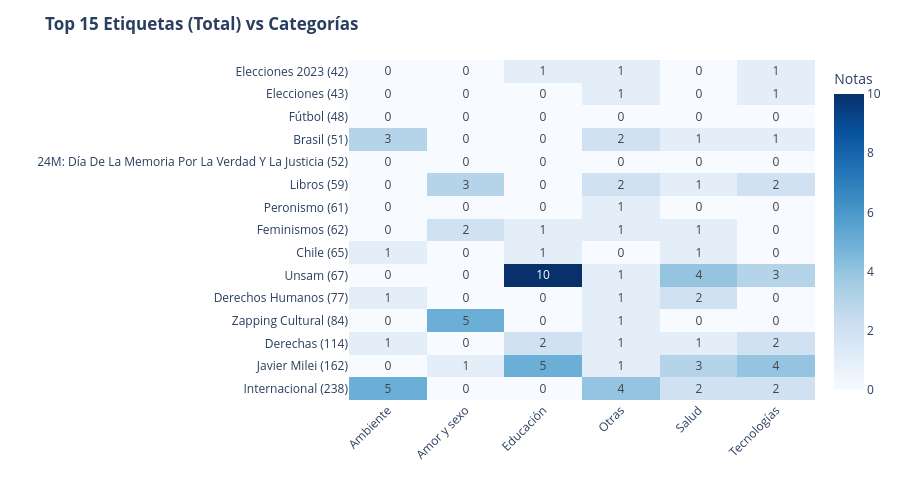

Here is the notebook cell this chart was saved with:
### Code cell
CATEGORIAS_MOSTRAR = ['Ambiente', 'Amor y sexo', 'Educación', 'Otras', 
                      #'Culturas',
                      #'Política y Economía', 
                      # 'Políticas de géneros', 
                      'Salud', 'Tecnologías'
                      ]

matriz_mostrar = matriz[CATEGORIAS_MOSTRAR]

# 7. Render del Heatmap
fig_heatmap = px.imshow(
    matriz_mostrar,
    labels=dict(x="Categoría", y="", color="Notas"),
    x=matriz_mostrar.columns,
    y=matriz_mostrar.index,
    color_continuous_scale="Blues",
    aspect="auto",
    text_auto=True
)

fig_heatmap.update_traces(
    hovertemplate="<b>Tag:</b> %{y}<br><b>Categoría:</b> %{x}<br><b>Notas en sección:</b> %{z}<extra></extra>"
)

fig_heatmap.update_layout(
    title=f"<b>Top {TOP} Etiquetas (Total) vs Categorías</b>",
    xaxis_title="",
    yaxis_title="",
    height=max(500, TOP * 32),
    plot_bgcolor="rgba(0,0,0,0)",
    paper_bgcolor="#fff",
    margin=dict(l=180, b=100)
)
fig_heatmap.update_xaxes(tickangle=-45)

fig_heatmap.write_html(OUTPUT_DIR / f"03b_top{TOP}_tags_heatmap.html")
fig_heatmap.show()

### Figure 1 — Plotly figure (JSON) as saved in the notebook; plotly's stock layout.template omitted (floating-point values rounded to 4 significant figures)
{"data": [{"coloraxis": "coloraxis", "hovertemplate": "<b>Tag:</b> %{y}<br><b>Categoría:</b> %{x}<br><b>Notas en sección:</b> %{z}<extra></extra>", "name": "0", "texttemplate": "%{z}", "type": "heatmap", "x": ["Ambiente", "Amor y sexo", "Educación", "Otras", "Salud", "Tecnologías"], "xaxis": "x", "y": ["Elecciones 2023 (42)", "Elecciones (43)", "Fútbol (48)", "Brasil (51)", "24M: Día De La Memoria Por La Verdad Y La Justicia (52)", "Libros (59)", "Peronismo (61)", "Feminismos (62)", "Chile (65)", "Unsam (67)", "Derechos Humanos (77)", "Zapping Cultural (84)", "Derechas (114)", "Javier Milei (162)", "Internacional (238)"], "yaxis": "y", "z": [[0, 0, 1, 1, 0, 1], [0, 0, 0, 1, 0, 1], [0, 0, 0, 0, 0, 0], [3, 0, 0, 2, 1, 1], [0, 0, 0, 0, 0, 0], [0, 3, 0, 2, 1, 2], [0, 0, 0, 1, 0, 0], [0, 2, 1, 1, 1, 0], [1, 0, 1, 0, 1, 0], [0, 0, 10, 1, 4, 3], [1, 0, 0, 1, 2, 0], [0, 5, 0, 1, 0, 0], [1, 0, 2, 1, 1, 2], [0, 1, 5, 1, 3, 4], [5, 0, 0, 4, 2, 2]]}], "layout": {"coloraxis": {"autocolorscale": false, "colorbar": {"title": {"text": "Notas"}}, "colorscale": [[0, "rgb(247,251,255)"], [0.125, "rgb(222,235,247)"], [0.25, "rgb(198,219,239)"], [0.375, "rgb(158,202,225)"], [0.5, "rgb(107,174,214)"], [0.625, "rgb(66,146,198)"], [0.75, "rgb(33,113,181)"], [0.875, "rgb(8,81,156)"], [1, "rgb(8,48,107)"]]}, "height": 500, "margin": {"b": 100, "l": 180, "t": 60}, "paper_bgcolor": "#fff", "plot_bgcolor": "rgba(0,0,0,0)", "title": {"text": "<b>Top 15 Etiquetas (Total) vs Categorías</b>"}, "xaxis": {"anchor": "y", "domain": [0, 1], "tickangle": -45, "title": {"text": ""}}, "yaxis": {"anchor": "x", "autorange": "reversed", "domain": [0, 1], "title": {"text": ""}}}}
